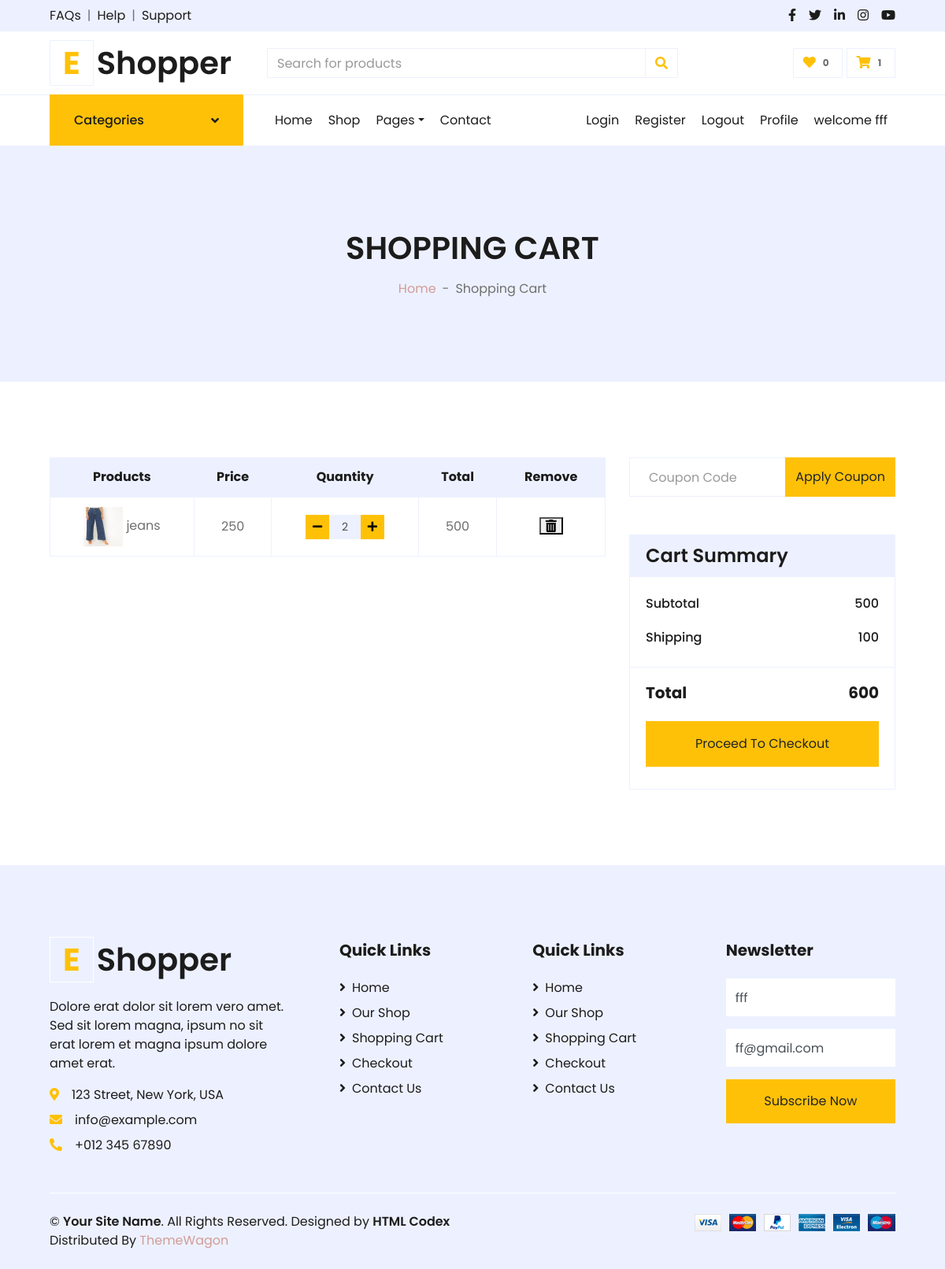
The page /viewcart/ (signed in) on the database its author committed.
### shopping/models.py (models this page shows, shortened)
class register(models.Model):
    name=models.CharField(max_length=20)
    email=models.EmailField()
    phoneno=models.IntegerField()
    password=models.CharField(max_length=10)
    cpassword=models.CharField(max_length=10)
    def __str__(self) :
        return self.name

class addtocart(models.Model):
    personname=models.ForeignKey(register,on_delete=CASCADE)
    productname=models.ForeignKey(product,on_delete=CASCADE)
    price=models.IntegerField()
    updated=models.DateTimeField(auto_now_add=False,null=True)
    quantity=models.IntegerField(default=1)

class product(models.Model):
    name=models.CharField(max_length=20)
    cat=models.ForeignKey(category,on_delete=CASCADE)
    img=models.ImageField(upload_to='photo')
    description=models.CharField(max_length=400)
    availableproduct=models.IntegerField()
    price=models.IntegerField()
    range=models.CharField(choices=CATEGORY_CHOICES,max_length=500,default='100-200')
    color=models.CharField(default="red",max_length=20)
    size=models.CharField(default='XL',max_length=3)
    date=models.DateField(auto_now=False,blank=True,null=True)

### shopping/views.py (the view)
# urls.py: path('viewcart/',viewcart,name='viewcart'),
def viewcart(request):
    if request.session.has_key('email'):
        a=request.session['email']
        m=register.objects.get(email=a)
        cart=addtocart.objects.filter(personname=m.pk)
        count=addtocart.objects.filter(personname=m.pk).count()
        l=[]
        p=0
        for i in cart:
            l.append(i.productname)
            p=p+i.price
        return render(request,'cart.html',{'cart':cart,'p':p,'l':l,'m':m,'d':p+100,'g':count})
    else:
        return redirect(loginview)

### shopping/templates/cart.html (shortened to what this page needs)
{% load static %}
<!DOCTYPE html>
<html lang="en">
<head>
    <link href="https://cdnjs.cloudflare.com/ajax/libs/font-awesome/5.10.0/css/all.min.css" rel="stylesheet">
    <link href="lib/owlcarousel/assets/owl.carousel.min.css" rel="stylesheet">
    <link href="{% static 'css/style.css' %}" rel="stylesheet">
</head>
<body>
    <div class="container-fluid">
        <div class="row bg-secondary py-2 px-xl-5">
            <div class="col-lg-6 d-none d-lg-block">
                <div class="d-inline-flex align-items-center">
                    <a class="text-dark" href="">FAQs</a>
                    <span class="text-muted px-2">|</span>
                    <a class="text-dark" href="">Help</a>
                    <span class="text-muted px-2">|</span>
                    <a class="text-dark" href="">Support</a>
                </div>
            </div>
            <div class="col-lg-6 text-center text-lg-right">
                <div class="d-inline-flex align-items-center">
                    <a class="text-dark px-2" href="">
                        <i class="fab fa-facebook-f"></i>
                    </a>
                    <a class="text-dark px-2" href="">
                        <i class="fab fa-twitter"></i>
                    </a>
                    <a class="text-dark px-2" href="">
                        <i class="fab fa-linkedin-in"></i>
                    </a>
                    <a class="text-dark px-2" href="">
                        <i class="fab fa-instagram"></i>
                    </a>
                    <a class="text-dark pl-2" href="">
                        <i class="fab fa-youtube"></i>
                    </a>
                </div>
            </div>
        </div>
        <div class="row align-items-center py-3 px-xl-5">
            <div class="col-lg-3 d-none d-lg-block">
                <a href="" class="text-decoration-none">
                    <h1 class="m-0 display-5 font-weight-semi-bold"><span class="text-warning font-weight-bold border px-3 mr-1">E</span>Shopper</h1>
                </a>
            </div>
            <div class="col-lg-6 col-6 text-left">
                <form action="">
                    <div class="input-group">
                        <input type="text" class="form-control" placeholder="Search for products">
                        <div class="input-group-append">
                            <span class="input-group-text bg-transparent text-warning">
                                <i class="fa fa-search"></i>
                            </span>
                        </div>
                    </div>
                </form>
            </div>
            <div class="col-lg-3 col-6 text-right">
                <a href="" class="btn border">
                    <i class="fas fa-heart text-warning"></i>
                    <span class="badge">0</span>
                </a>
                <a href="{% url "viewcart" %}" class="btn border">
                    <i class="fas fa-shopping-cart text-warning"></i>
                    <span class="badge">{{g}}</span>
                </a>
            </div>
        </div>
    </div>
    <div class="container-fluid">
        <div class="row border-top px-xl-5">
            <div class="col-lg-3 d-none d-lg-block">
                <a class="btn shadow-none d-flex align-items-center justify-content-between bg-warning text-white w-100" href="{% url "c" %}" style="height: 65px; margin-top: -1px; padding: 0 30px;">
                    <h6 class="m-0">Categories</h6>
                    <i class="fa fa-angle-down text-dark"></i>
                </a>
            </div>
            <div class="col-lg-9">
                <nav class="navbar navbar-expand-lg bg-light navbar-light py-3 py-lg-0 px-0">
                    <div class="collapse navbar-collapse justify-content-between" id="navbarCollapse">
                        <div class="navbar-nav mr-auto py-0">
                            <a href="{% url "showall" %}" class="nav-item nav-link">Home</a>
                            <a href="{% url "shop" %}" class="nav-item nav-link">Shop</a>
                            <div class="nav-item dropdown">
                                <a href="#" class="nav-link dropdown-toggle" data-toggle="dropdown">Pages</a>
                            </div>
                            <a href="{% url "contact" %}" class="nav-item nav-link">Contact</a>
                        </div>
                        <div class="navbar-nav ml-auto py-0">
                            <a href="{% url "login" %}" class="nav-item nav-link">Login</a>
                            <a href="{% url "register" %}" class="nav-item nav-link">Register</a>
                            <a href="{% url "logout" %}" class="nav-item nav-link">Logout</a>
                            <a href="{% url "profile" %}" class="nav-item nav-link">Profile</a>
                            <a href="" class="nav-item nav-link">welcome  {{m}}</a>
                        </div>
                    </div>
                </nav>
            </div>
        </div>
    </div>
    <div class="container-fluid bg-secondary mb-5">
        <div class="d-flex flex-column align-items-center justify-content-center" style="min-height: 300px">
            <h1 class="font-weight-semi-bold text-uppercase mb-3">Shopping Cart</h1>
            <div class="d-inline-flex">
                <a href="{% url "showall" %}"><p class="m-0">Home</a></p>
                <p class="m-0 px-2">-</p>
                <p class="m-0">Shopping Cart</p>
            </div>
        </div>
    </div>
    <div class="container-fluid pt-5">
        <div class="row px-xl-5">
            <div class="col-lg-8 table-responsive mb-5">
                <table class="table table-bordered text-center mb-0">
                    <thead class="bg-secondary text-dark">
                        <tr>
                            <th>Products</th>
                            <th>Price</th>
                            <th>Quantity</th>
                            <th>Total</th>
                            <th>Remove</th>
                        </tr>
                    </thead>
                    <tbody class="align-middle">{% for i in cart %}
                        <tr>
                            <td class="align-middle"><img src="{{i.productname.img.url}}" alt="" style="width: 50px;" height="50" width="50"> {{i.productname.name}}</td>
                            <td class="align-middle">{{i.productname.price}}</td>
                            <td class="align-middle">
                                <div class="input-group quantity mx-auto" style="width: 100px;">
                                    <div class="input-group-btn">
                                        <button class="btn btn-sm btn-warning btn-minus" >
                                        <a href="{% url "minus" i.id %}" style="color:black;"> <i class="fa fa-minus"></i></a>
                                        </button>
                                    </div>
                                    <input type="text" class="form-control form-control-sm bg-secondary text-center"  value="{{i.quantity}}" size="1">
                                    <div class="input-group-btn">
                                        <button class="btn btn-sm btn-warning btn-plus">
                                            <a href="{% url "plus" i.id %}" style="color:black;"><i class="fa fa-plus"></i></a>
                                        </button>
                                    </div>
                                </div>
                            </td>
                            <td class="align-middle">{{i.price}}</td>
                            <td class="align-middle"><a href="{% url "deletecart" i.id %}"><button class="fas fa-trash-alt"></button></a></td>
                        </tr>
                        {% endfor %}
                    </tbody>
                </table>
            </div>
            <div class="col-lg-4">
                <form class="mb-5" action="">
                    <div class="input-group">
                        <input type="text" class="form-control p-4" placeholder="Coupon Code">
                        <div class="input-group-append">
                            <button class="btn btn-warning">Apply Coupon</button>
                        </div>
                    </div>
                </form>
                <div class="card border-secondary mb-5">
                    <div class="card-header bg-secondary border-0">
                        <h4 class="font-weight-semi-bold m-0">Cart Summary</h4>
                    </div>
                    <div class="card-body">
                        <div class="d-flex justify-content-between mb-3 pt-1">
                            <h6 class="font-weight-medium">Subtotal</h6>
                            <h6 class="font-weight-medium">{{p}}</h6>
                        </div>
                        <div class="d-flex justify-content-between">
                            <h6 class="font-weight-medium">Shipping</h6>
                            <h6 class="font-weight-medium">100</h6>
                        </div>
                    </div>
                    <div class="card-footer border-secondary bg-transparent">
                        <div class="d-flex justify-content-between mt-2">
                            <h5 class="font-weight-bold">Total</h5>
                            <h5 class="font-weight-bold">{{d}}</h5>
                        </div>
                        <a href="{% url "checkout" %}"><button class="btn btn-block btn-warning my-3 py-3">Proceed To Checkout</button></a>
                    </div>
                </div>
            </div>
        </div>
    </div>
    <div class="container-fluid bg-secondary text-dark mt-5 pt-5">
        <div class="row px-xl-5 pt-5">
            <div class="col-lg-4 col-md-12 mb-5 pr-3 pr-xl-5">
                <a href="" class="text-decoration-none">
                    <h1 class="mb-4 display-5 font-weight-semi-bold"><span class="text-warning font-weight-bold border border-white px-3 mr-1">E</span>Shopper</h1>
                </a>
                <p>Dolore erat dolor sit lorem vero amet. Sed sit lorem magna, ipsum no sit erat lorem et magna ipsum dolore amet erat.</p>
                <p class="mb-2"><i class="fa fa-map-marker-alt text-warning mr-3"></i>123 Street, New York, USA</p>
                <p class="mb-2"><i class="fa fa-envelope text-warning mr-3"></i>info@example.com</p>
                <p class="mb-0"><i class="fa fa-phone-alt text-warning mr-3"></i>+012 345 67890</p>
            </div>
            <div class="col-lg-8 col-md-12">
                <div class="row">
                    <div class="col-md-4 mb-5">
                        <h5 class="font-weight-bold text-dark mb-4">Quick Links</h5>
                        <div class="d-flex flex-column justify-content-start">
                            <a class="text-dark mb-2" href="{% url "showall" %}"><i class="fa fa-angle-right mr-2"></i>Home</a>
                            <a class="text-dark mb-2" href="{% url "shop" %}"><i class="fa fa-angle-right mr-2"></i>Our Shop</a>
                            <a class="text-dark mb-2" href="{% url "viewcart" %}"><i class="fa fa-angle-right mr-2"></i>Shopping Cart</a>
                            <a class="text-dark mb-2" href="{% url "checkout" %}"><i class="fa fa-angle-right mr-2"></i>Checkout</a>
                            <a class="text-dark" href="{% url "contact" %}"><i class="fa fa-angle-right mr-2"></i>Contact Us</a>
                        </div>
                    </div>
                    <div class="col-md-4 mb-5">
                        <h5 class="font-weight-bold text-dark mb-4">Quick Links</h5>
                        <div class="d-flex flex-column justify-content-start">
                            <a class="text-dark mb-2" href="{% url "showall" %}"><i class="fa fa-angle-right mr-2"></i>Home</a>
                            <a class="text-dark mb-2" href="{% url "shop" %}"><i class="fa fa-angle-right mr-2"></i>Our Shop</a>
                            <a class="text-dark mb-2" href="{% url "viewcart" %}"><i class="fa fa-angle-right mr-2"></i>Shopping Cart</a>
                            <a class="text-dark mb-2" href="{% url "checkout" %}"><i class="fa fa-angle-right mr-2"></i>Checkout</a>
                            <a class="text-dark" href="{% url "contact" %}"><i class="fa fa-angle-right mr-2"></i>Contact Us</a>
                        </div>
                    </div>
                    <div class="col-md-4 mb-5">
                        <h5 class="font-weight-bold text-dark mb-4">Newsletter</h5>
                        <form action="">
                            <div class="form-group">
                                <input type="text" class="form-control border-0 py-4" placeholder="Your Name" required="required" value="{{m.name}}"/>
                            </div>
                            <div class="form-group">
                                <input type="email" class="form-control border-0 py-4" placeholder="Your Email" value="{{m.email}}"
                                    required="required" />
                            </div>
                            <div>
                                <button class="btn btn-warning btn-block border-0 py-3" type="submit">Subscribe Now</button>
                            </div>
                        </form>
                    </div>
                </div>
            </div>
        </div>
        <div class="row border-top border-light mx-xl-5 py-4">
            <div class="col-md-6 px-xl-0">
                <p class="mb-md-0 text-center text-md-left text-dark">
                    &copy; <a class="text-dark font-weight-semi-bold" href="#">Your Site Name</a>. All Rights Reserved. Designed
                    by
                    <a class="text-dark font-weight-semi-bold" href="https://htmlcodex.com">HTML Codex</a><br>
                    Distributed By <a href="https://themewagon.com" target="_blank">ThemeWagon</a>
                </p>
            </div>
            <div class="col-md-6 px-xl-0 text-center text-md-right">
                <img class="img-fluid" src="{% static 'img/payments.png' %}" alt="">
            </div>
        </div>
    </div>
</body>
</html>

### rows shown on the page
register: name "fff", email "ff@gmail.com"
addtocart: productname.img (picture), productname.name "jeans", productname.price "250", quantity "2", price "500"

### other values the page prints
{{ g }} "1"
{{ p }} "500"
{{ d }} "600"
